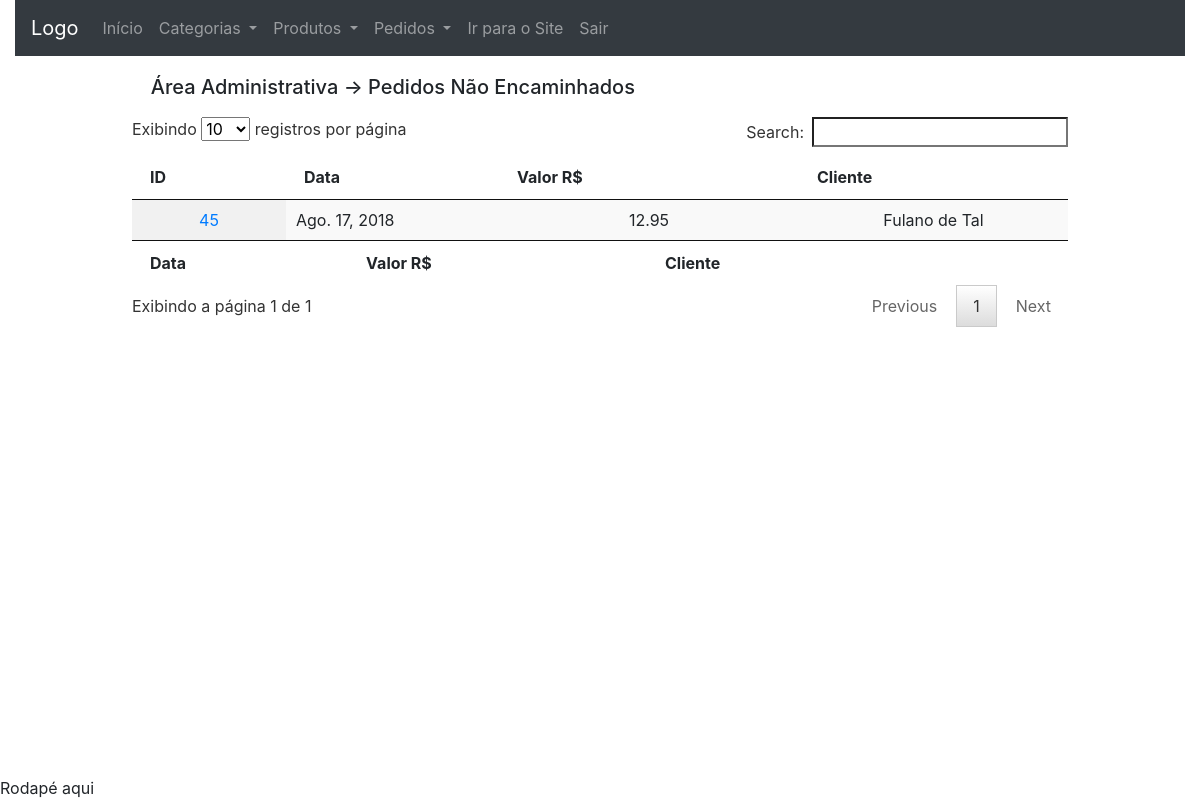
Page /area_administrativa/nao_encaminhados (signed in) on the earlier database version.
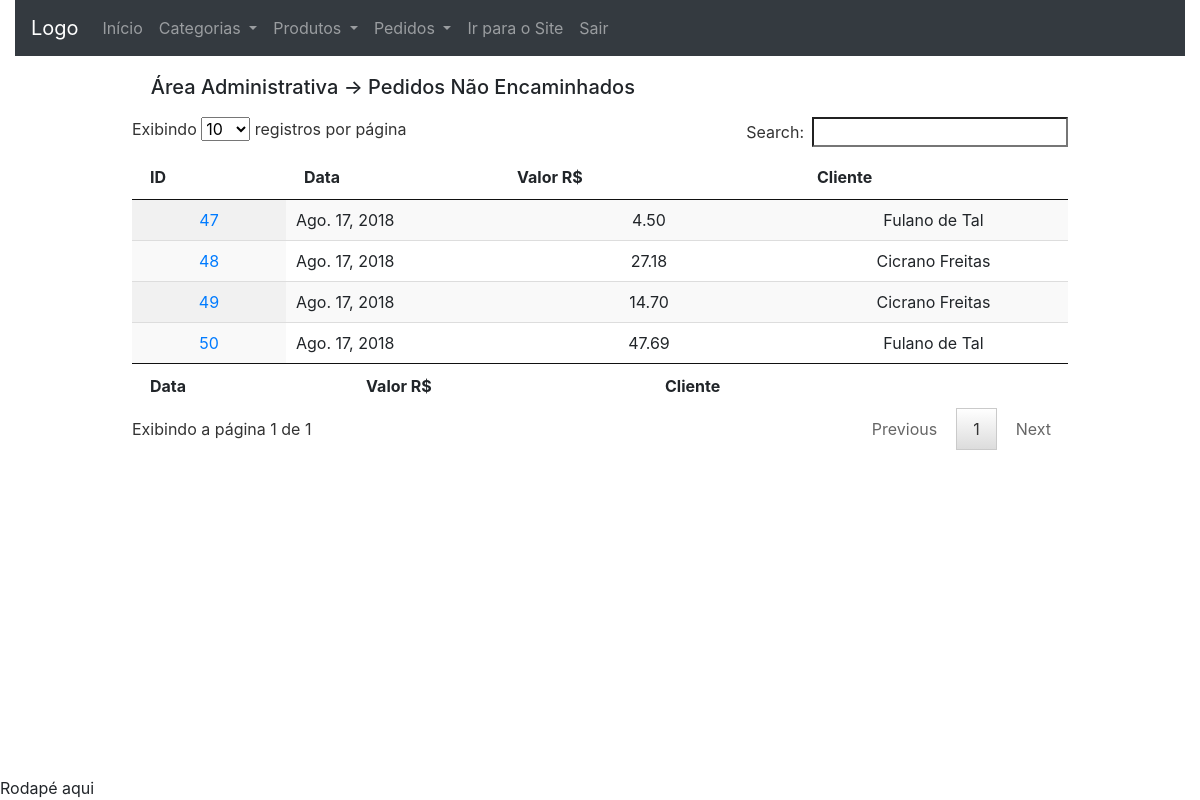
Same page on the later database version.
### checkout/models.py (models this page shows, shortened)
class Order(models.Model):
	date = models.DateField(default=date.today, editable=False)
	value = models.DecimalField('Valor R$', max_digits=10,
		decimal_places=2, default=0)
	user = models.ForeignKey(User, on_delete=models.CASCADE,
		null=True, blank=True)
	delivery_address_is_the_same = models.BooleanField(
		verbose_name='Entregar no endereço cadastrado',
		default=True,
		blank=True)
	logradouro = models.CharField('Rua/Avenida', max_length=100,
		null=True, blank=True, default='')
	numero = models.CharField('Número', max_length=100,
		null=True, blank=True, default='')
	cep = models.CharField('CEP', max_length=10, null=True,
		blank=True, default='')
	complemento = models.CharField('Complamento', max_length=100,
		null=True, blank=True, default='')
	bairro = models.CharField('Bairro', max_length=100, null=True,
		blank=True, default='')
	cidade = models.CharField('Cidade', max_length=100, null=True,
		blank=True, default='')
	estado = models.CharField('Estado', max_length=100, null=True,
		blank=True, default='')
	transaction_id = models.CharField('ID da transação', max_length=100,
		null=True, blank=True)
	status_order = models.CharField('Status do Pedido', max_length=10,
		choices=STATUS_ORDER, default='A')
	status_pg = models.CharField('Status PagSeguro', max_length=10,
		choices=STATUS_PAGSEGURO, null=True, blank=True)
	sended = models.BooleanField(
		verbose_name='Enviado',
		default=False,
		blank=True)
	forwarded = models.BooleanField(
		verbose_name='Encaminhado',
		default=False,
		blank=True)
	class Meta:
		verbose_name = 'Pedido'
		verbose_name_plural = 'Pedidos'
		ordering = ['date']
	objects = models.Manager() # The default manager.
	orderManager = OrderManager()

### accounts/models.py (models this page shows, shortened)
class User(AbstractBaseUser, PermissionsMixin):
	UF_CHOICES = (
    ('AC','Acre'), ('AL','Alagoas'), ('AP','Amapá'),
    ('AM','Amazonas'), ('BA','Bahia'), ('CE','Ceará'),
    ('DF','Distrito Federal'), ('ES','Espírito Santo'),
    ('GO','Goiás'), ('MA','Maranhão'), ('MT','Mato Grosso'),
    ('MS','Mato Grosso do Sul'), ('MG','Minas Gerais'),
    ('PA','Pará'), ('PB','Paraíba'), ('PR','Paraná'),
    ('PE','Pernambuco'), ('PI','Piauí'),
    ('RJ','Rio de Janeiro'), ('RN','Rio Grande do Norte'),
    ('RS','Rio Grande do Sul'), ('RO','Rondônia'),
    ('RR','Roraima'), ('SC','Santa Catarina'),
    ('SP','São Paulo'), ('SE','Sergipe'),
	('TO','Tacantins'), )
	username = models.CharField(
		'Login', max_length=30, unique=True, validators=[
			validators.RegexValidator(
				re.compile('^[\w.@+-]+$'),
				'Informe um nome de usuário válido. '
				'Este valor deve conter apenas letras, números '
				'e os caracteres: @/./+/-/_ .'
				, 'invalid'
			)
		], help_text='Um nome curto que será usado para identificá-lo de forma única na plataforma'
	)
	name = models.CharField('Nome', max_length=100, blank=True)
	email = models.EmailField('E-mail', unique=True)
	telefone = models.CharField('Telefone', max_length=20, null=True,
		blank=True)
	cpf = models.CharField('CPF', max_length=11, null=True, blank=True)
	logradouro = models.CharField('Rua/Avenida', max_length=100,
		null=True, blank=True)
	numero = models.CharField('Número', max_length=100,
		null=True, blank=True)
	cep = models.CharField('CEP', max_length=10, null=True, blank=True)
	complemento = models.TextField('Complamento', max_length=100,
		null=True, blank=True)
	bairro = models.CharField('Bairro', max_length=100, null=True, blank=True)
	cidade = models.CharField('Cidade', max_length=100, null=True, blank=True)
	estado = models.CharField('Estado', max_length=100, null=True, blank=True,
		choices=UF_CHOICES)
	is_staff = models.BooleanField('Equipe', default=False)
	is_active = models.BooleanField('Ativo', default=True)
	date_joined = models.DateTimeField('Data de Entrada', auto_now_add=True)
	USERNAME_FIELD = 'username'
	REQUIRED_FIELDS = ['email']
	objects = UserManager()
	class Meta:
		verbose_name = 'Usuário'
		verbose_name_plural = 'Usuários'
	def __str__(self):
		return self.name or self.username

### dashboard_admin/views.py (the view)
# urls.py: path('nao_encaminhados', views.no_forwarded, name='no_forwarded'),
@login_required
def no_forwarded(request):
	orders = Order.objects.filter(forwarded=False)
	context = {
		'orders': orders
	}
	return render(request, 'dashboard_admin/no_forwarded.html',
		context)

### dashboard_admin/templates/dashboard_admin/no_forwarded.html (shortened to what this page needs)
{% extends 'dashboard_admin/base.html' %}
{% load widget_tweaks %}
{% block conteudo %}
<div class="panel panel-default table-two-column panel-large">
	{% block dashboard_title %}
	<div class="panel-heading" style="margin: 2%;">
		<h5>Área Administrativa -> Pedidos Não Encaminhados </h5>
	</div>
	{% endblock %}
	<div class="panel-body">
		<table id="table" class="display" cellspacing="0"
		        width="100%">
		    <thead>
		      <tr>
		        <th>ID</th>
		        <th>Data</th>
		        <th>Valor R$</th>
		        <th>Cliente</th>
		      </tr>
		    </thead>
		    <tfoot>
		      <tr>
		        <th>Data</th>
		        <th>Valor R$</th>
		        <th>Cliente</th>
		      </tr>
		    </tfoot>
		    <tbody>
				{% for order in orders %}
				<tr>
					<td style="text-align: center;">
						<a href="{% url 'dashboard_admin:order_datail' order.id %}"
						title="Detalhes">
					  	{{ order.id }}
						</a>
					</td>
					<td>
						{{ order.date }}
					</td>
					<td style="text-align: center;">
						{{ order.value }}
					</td>
					<td style="text-align: center;">
						{{ order.user }}
					</td>
				</tr>
				{% endfor %}
		    </tbody>
		</table>
	</div>
</div>
{% endblock %}

Differences in the rows shown:
no longer on this page (row edited): Order: id "45", date "Ago. 17, 2018", value "12.95", user "Fulano de Tal"
added Order: id "47", date "Ago. 17, 2018", value "4.50", user "Fulano de Tal"
added Order: id "48", date "Ago. 17, 2018", value "27.18", user "Cicrano Freitas"
added Order: id "49", date "Ago. 17, 2018", value "14.70", user "Cicrano Freitas"
added Order: id "50", date "Ago. 17, 2018", value "47.69", user "Fulano de Tal"
